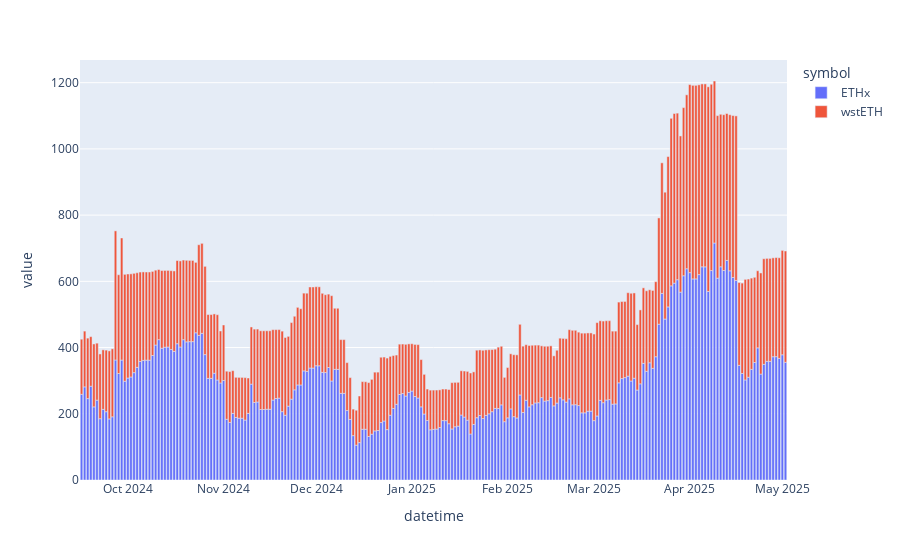

The notebook cell this image was saved under:
### Code cell
import plotly.io as pio

pio.templates.default = None
px.bar(one_destination.pivot(index="datetime", columns="symbol", values="quantity"))

### Figure 1 — Plotly figure (JSON) as saved in the notebook; plotly's stock layout.template omitted (floating-point values rounded to 4 significant figures; data arrays with more than 128 entries replaced by an {"elided": "..."} marker saying what was removed)
{"data": [{"alignmentgroup": "True", "hovertemplate": "symbol=ETHx<br>datetime=%{x}<br>value=%{y}<extra></extra>", "legendgroup": "ETHx", "marker": {"color": "#636efa", "pattern": {"shape": ""}}, "name": "ETHx", "offsetgroup": "ETHx", "orientation": "v", "showlegend": true, "textposition": "auto", "type": "bar", "x": {"elided": "229 str values"}, "xaxis": "x", "y": {"elided": "229 float values"}, "yaxis": "y"}, {"alignmentgroup": "True", "hovertemplate": "symbol=wstETH<br>datetime=%{x}<br>value=%{y}<extra></extra>", "legendgroup": "wstETH", "marker": {"color": "#EF553B", "pattern": {"shape": ""}}, "name": "wstETH", "offsetgroup": "wstETH", "orientation": "v", "showlegend": true, "textposition": "auto", "type": "bar", "x": {"elided": "229 str values"}, "xaxis": "x", "y": {"elided": "229 float values"}, "yaxis": "y"}], "layout": {"barmode": "relative", "legend": {"title": {"text": "symbol"}, "tracegroupgap": 0}, "margin": {"t": 60}, "xaxis": {"anchor": "y", "domain": [0, 1], "title": {"text": "datetime"}}, "yaxis": {"anchor": "x", "domain": [0, 1], "title": {"text": "value"}}}}
